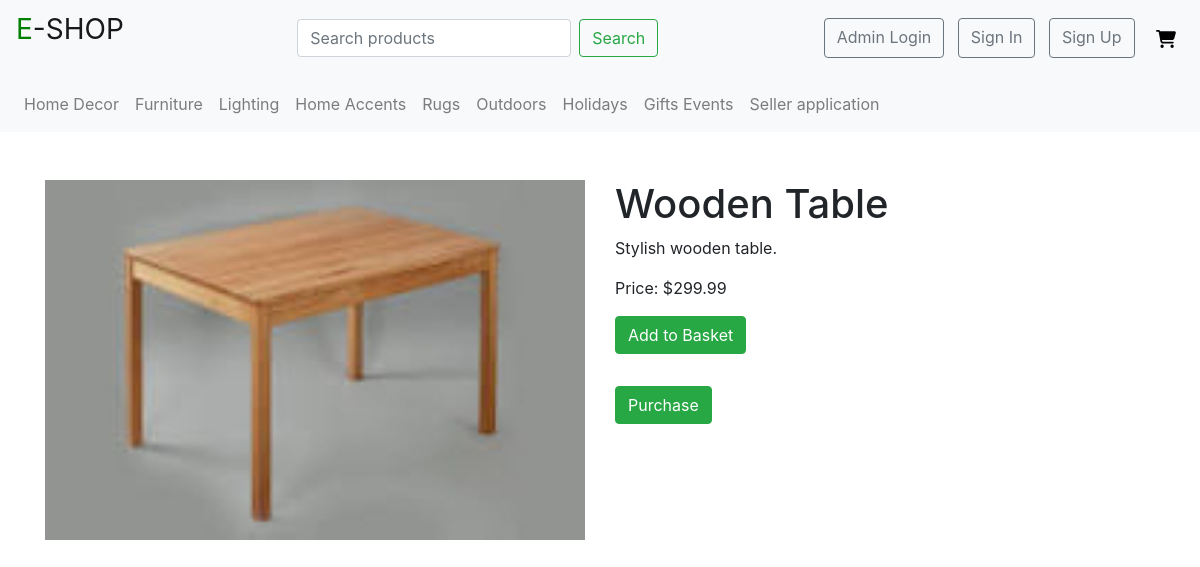
Page /shopcard.php?id=2 on the committed database.
### tables this page shows
CREATE TABLE `products` (
  `product_id` int(11) NOT NULL,
  `product_images` text DEFAULT NULL,
  `number_of_item_remaining` int(11) DEFAULT NULL,
  `total_number_of_products` int(11) DEFAULT NULL,
  `product_prices` decimal(10,2) DEFAULT NULL,
  `product_description` text DEFAULT NULL,
  `product_name` varchar(255) DEFAULT NULL,
  `product_range` enum('home_decor','furniture','lighting','home_accents','rugs','outdoors','holidays','gifts_events') DEFAULT NULL
);

### shopcard.php (the view, shortened to what this page needs)
<?php
$servername = "localhost";
$username = "root";
$password = "12345678";
$dbname = "world";
$conn = new mysqli($servername, $username, $password, $dbname);
$product_id = $_GET['id'];
$sql = "SELECT * FROM products WHERE product_id = ?";
$stmt = $conn->prepare($sql);
$stmt->bind_param("i", $product_id);
$stmt->execute();
$result = $stmt->get_result();
$product = $result->fetch_assoc();
?>
<!DOCTYPE html>
<html lang="en">
<head>
    <link rel="stylesheet" href="https://maxcdn.bootstrapcdn.com/bootstrap/4.5.2/css/bootstrap.min.css">
</head>
<body>
    <?php
    require_once('include/header.php')
    ?>
    <div class="container mt-5">
        <div class="row">
            <div class="col-md-6">
                <img src="<?= $product['product_images'] ?>" class="img-fluid" alt="<?= $product['product_name'] ?>">
            </div>
            <div class="col-md-6">
                <h1><?= $product['product_name'] ?></h1>
                <p><?= $product['product_description'] ?></p>
                <p>Price: $<?= $product['product_prices'] ?></p>
                <form action="add_to_basket.php" method="post">
                    <button type="submit" class="btn btn-success mb-2">Add to Basket</button>
                </form>
                <span>&nbsp;</span>
                <form action="add_to_basket.php" method="post">
                    <button type="submit" class="btn btn-success mb-2">Purchase</button>
                </form>
            </div>
        </div>
    </div>
</body>
</html>

### rows in the picture
products: product_images (picture), product_name "Wooden Table", product_description "Stylish wooden table.", product_prices "299.99"
